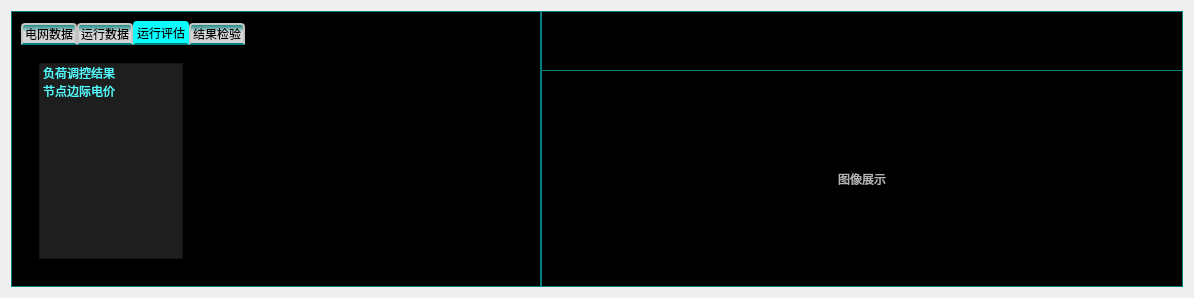
           <widget class="QWidget" name="page">
            <layout class="QHBoxLayout" name="horizontalLayout_13">
             <item>
              <layout class="QHBoxLayout" name="horizontalLayout_5">
               <property name="spacing">
                <number>0</number>
               </property>
               <item>
                <widget class="QWidget" name="widget_2" native="true">
                 <property name="styleSheet">
                  <string notr="true">background-color: rgb(3, 128, 125);
border-color: rgb(85, 255, 255);
border-right:0px;</string>
                 </property>
                 <layout class="QHBoxLayout" name="horizontalLayout_7">
                  <property name="spacing">
                   <number>1</number>
                  </property>
                  <property name="leftMargin">
                   <number>1</number>
                  </property>
                  <property name="topMargin">
                   <number>1</number>
                  </property>
                  <property name="rightMargin">
                   <number>1</number>
                  </property>
                  <property name="bottomMargin">
                   <number>1</number>
                  </property>
                  <item>
                   <widget class="QWidget" name="widget_5" native="true">
                    <property name="styleSheet">
                     <string notr="true">background-color: rgb(0, 0, 0);</string>
                    </property>
                    <layout class="QVBoxLayout" name="verticalLayout_12">
                     <item>
                      <widget class="QTabWidget" name="tabWidget">
                       <property name="styleSheet">
                        <string notr="true">QTabWidget::pane {  
    border-top: 0px solid rgb(20,75,202);  
    position: absolute;  
    top: 0em;  
}  
  
QTabWidget::tab-bar {  
    alignment: left;  
}  
  
QTabBar::tab {  
    background: qlineargradient(x1:0, y1:0, x2:0, y2:1, stop:0 rgb(3, 128, 125), stop:0.4 rgb(221, 221, 221), stop:0.5 rgb(216, 216, 216), stop:1.0 rgb(211, 211, 211));  
    border: 2px solid rgb(196, 196, 195);  
    border-bottom-color: rgb(3, 128, 125); /* same as the pane color */  
    border-top-left-radius: 4px;  
    border-top-right-radius: 4px;  
    min-width: 8ex;  
    padding: 2px;  
}  
  
QTabBar::tab:selected, QTabBar::tab:hover {  
    background: qlineargradient(x1:0, y1:0, x2:0, y2:1, stop:0 rgb(250, 250, 250), stop:0.4 rgb(244, 244, 244), stop:0.5 rgb(231, 231, 231), stop:1.0 rgb(250, 250, 250));  
}  
  
QTabBar::tab:selected {  
    border-color: rgb(8, 255, 255);  
    border-bottom-color: rgb(3, 128, 125); /* same as pane color */ 
 
	background-color: rgb(8, 255, 255);
}  
  
QTabBar::tab:!selected {  
    margin-top: 2px; /* make non-selected tabs look smaller */  
}</string>
                       </property>
                       <property name="currentIndex">
                        <number>2</number>
                       </property>
                       <widget class="QWidget" name="tab">
                        <attribute name="title">
                         <string>电网数据</string>
                        </attribute>
                       </widget>
                       <widget class="QWidget" name="tab_3">
                        <attribute name="title">
                         <string>运行数据</string>
                        </attribute>
                       </widget>
                       <widget class="QWidget" name="tab_4">
                        <attribute name="title">
                         <string>运行评估</string>
                        </attribute>
                        <layout class="QVBoxLayout" name="verticalLayout_5">
                         <item>
                          <layout class="QHBoxLayout" name="horizontalLayout_8" stretch="1,2">
                           <item>
                            <widget class="QWidget" name="widget_6" native="true">
                             <property name="styleSheet">
                              <string notr="true">color: rgb(3, 128, 125);
border-color: rgb(85, 255, 255);
background-color: rgb(0, 0, 0);</string>
                             </property>
                             <layout class="QVBoxLayout" name="verticalLayout_2">
                              <item>
                               <widget class="QListWidget" name="listWidget">
                                <property name="styleSheet">
                                 <string notr="true">background-color: rgb(30, 30, 30);
color: rgb(85, 255, 255);
border-color: rgb(85, 255, 255);</string>
                                </property>
                                <item>
                                 <property name="text">
                                  <string>负荷调控结果</string>
                                 </property>
                                </item>
                                <item>
                                 <property name="text">
                                  <string>节点边际电价</string>
                                 </property>
                                </item>
                               </widget>
                              </item>
                             </layout>
                            </widget>
                           </item>
                           <item>
                            <widget class="QWidget" name="widget_9" native="true">
                             <property name="styleSheet">
                              <string notr="true">QWidget#widget_9{background-color: rgb(0, 0, 0);
border-color: rgb(85, 255, 255);}
</string>
                             </property>
                             <layout class="QVBoxLayout" name="verticalLayout_7">
                              <item>
                               <layout class="QVBoxLayout" name="verticalLayout_6" stretch="1,15">
                                <item>
                                 <layout class="QHBoxLayout" name="horizontalLayout_10">
                                  <item>
                                   <widget class="QLabel" name="label">
                                    <property name="minimumSize">
                                     <size>
                                      <width>150</width>
                                      <height>70</height>
                                     </size>
                                    </property>
                                    <property name="maximumSize">
                                     <size>
                                      <width>150</width>
                                      <height>70</height>
                                     </size>
                                    </property>
                                    <property name="styleSheet">
                                     <string notr="true">font: 9pt &quot;等线&quot;;
color: rgb(85, 255, 255);
</string>
                                    </property>
                                    <property name="text">
                                     <string/>
                                    </property>
                                    <property name="pixmap">
                                     <pixmap resource="image/image.qrc">:/icon/label_2.gif</pixmap>
                                    </property>
                                    <property name="scaledContents">
                                     <bool>true</bool>
                                    </property>
                                    <property name="alignment">
                                     <set>Qt::AlignCenter</set>
                                    </property>
                                   </widget>
                                  </item>
                                  <item>
                                   <spacer name="horizontalSpacer_9">
                                    <property name="orientation">
                                     <enum>Qt::Horizontal</enum>
                                    </property>
                                    <property name="sizeHint" stdset="0">
                                     <size>
                                      <width>40</width>
                                      <height>20</height>
                                     </size>
                                    </property>
                                   </spacer>
                                  </item>
                                 </layout>
                                </item>
                                <item>
                                 <widget class="QWidget" name="widget_10" native="true">
                                  <property name="styleSheet">
                                   <string notr="true">background-color: rgb(0, 0, 0);</string>
                                  </property>
                                  <layout class="QVBoxLayout" name="verticalLayout_11">
                                   <item>
                                    <layout class="QVBoxLayout" name="verticalLayout_8" stretch="1,1">
                                     <item>
                                      <layout class="QVBoxLayout" name="verticalLayout_9">
                                       <property name="spacing">
                                        <number>0</number>
                                       </property>
                                      </layout>
                                     </item>
                                     <item>
                                      <layout class="QVBoxLayout" name="verticalLayout_10">
                                       <property name="spacing">
                                        <number>0</number>
                                       </property>
                                      </layout>
                                     </item>
                                    </layout>
                                   </item>
                                  </layout>
                                 </widget>
                                </item>
                               </layout>
                              </item>
                             </layout>
                            </widget>
                           </item>
                          </layout>
                         </item>
                        </layout>
                       </widget>
                       <widget class="QWidget" name="tab_2">
                        <attribute name="title">
                         <string>结果检验</string>
                        </attribute>
                        <layout class="QHBoxLayout" name="horizontalLayout_9"/>
                       </widget>
                      </widget>
                     </item>
                    </layout>
                   </widget>
                  </item>
                 </layout>
                </widget>
               </item>
               <item>
                <widget class="QWidget" name="widget_4" native="true">
                 <property name="styleSheet">
                  <string notr="true">background-color: rgb(3, 128, 125);</string>
                 </property>
                 <layout class="QVBoxLayout" name="verticalLayout_4">
                  <property name="spacing">
                   <number>1</number>
                  </property>
                  <property name="leftMargin">
                   <number>1</number>
                  </property>
                  <property name="topMargin">
                   <number>1</number>
                  </property>
                  <property name="rightMargin">
                   <number>1</number>
                  </property>
                  <property name="bottomMargin">
                   <number>1</number>
                  </property>
                  <item>
                   <layout class="QVBoxLayout" name="verticalLayout_3" stretch="1,7">
                    <property name="spacing">
                     <number>1</number>
                    </property>
                    <item>
                     <widget class="QWidget" name="widget_7" native="true">
                      <property name="styleSheet">
                       <string notr="true">background-color: rgb(0, 0, 0);</string>
                      </property>
                      <layout class="QHBoxLayout" name="horizontalLayout_12">
                       <item>
                        <layout class="QHBoxLayout" name="horizontalLayout_11">
                         <item>
                          <spacer name="horizontalSpacer_5">
                           <property name="orientation">
                            <enum>Qt::Horizontal</enum>
                           </property>
                           <property name="sizeHint" stdset="0">
                            <size>
                             <width>40</width>
                             <height>20</height>
                            </size>
                           </property>
                          </spacer>
                         </item>
                         <item>
                          <widget class="QPushButton" name="btn_img_1">
                           <property name="minimumSize">
                            <size>
                             <width>150</width>
                             <height>40</height>
                            </size>
                           </property>
                           <property name="styleSheet">
                            <string notr="true">QPushButton{
	background-color: rgba(255, 170, 0,0);
border-radius:3px;
border-radius:3px;
	font: 9pt &quot;等线&quot;;
color: rgb(255, 255, 255);}

QPushButton:hover{
	background-color: rgba(255, 170, 0,0);
border-radius:3px;
border-radius:3px;
font: 9pt &quot;等线&quot;;
padding-left:3px;
padding-top:3px;
color: rgb(255, 255, 255);}
</string>
                           </property>
                           <property name="text">
                            <string/>
                           </property>
                           <property name="icon">
                            <iconset resource="image/image.qrc">
                             <normaloff>:/icon/btn3.gif</normaloff>:/icon/btn3.gif</iconset>
                           </property>
                           <property name="iconSize">
                            <size>
                             <width>140</width>
                             <height>40</height>
                            </size>
                           </property>
                          </widget>
                         </item>
                         <item>
                          <spacer name="horizontalSpacer_6">
                           <property name="orientation">
                            <enum>Qt::Horizontal</enum>
                           </property>
                           <property name="sizeHint" stdset="0">
                            <size>
                             <width>40</width>
                             <height>20</height>
                            </size>
                           </property>
                          </spacer>
                         </item>
                         <item>
                          <widget class="QPushButton" name="btn_load_1">
                           <property name="minimumSize">
                            <size>
                             <width>150</width>
                             <height>40</height>
                            </size>
                           </property>
                           <property name="styleSheet">
                            <string notr="true">QPushButton{
	background-color: rgba(255, 170, 0,0);
border-radius:3px;
border-radius:3px;
	font: 9pt &quot;等线&quot;;
color: rgb(255, 255, 255);}

QPushButton:hover{
	background-color: rgba(255, 170, 0,0);
border-radius:3px;
border-radius:3px;
font: 9pt &quot;等线&quot;;
padding-left:3px;
padding-top:3px;
color: rgb(255, 255, 255);}
</string>
                           </property>
                           <property name="text">
                            <string/>
                           </property>
                           <property name="icon">
                            <iconset resource="image/image.qrc">
                             <normaloff>:/icon/btn4.gif</normaloff>:/icon/btn4.gif</iconset>
                           </property>
                           <property name="iconSize">
                            <size>
                             <width>150</width>
                             <height>40</height>
                            </size>
                           </property>
                          </widget>
                         </item>
                         <item>
                          <spacer name="horizontalSpacer_7">
                           <property name="orientation">
                            <enum>Qt::Horizontal</enum>
                           </property>
                           <property name="sizeHint" stdset="0">
                            <size>
                             <width>40</width>
                             <height>20</height>
                            </size>
                           </property>
                          </spacer>
                         </item>
                         <item>
                          <widget class="QPushButton" name="btn_predict_1">
                           <property name="minimumSize">
                            <size>
                             <width>150</width>
                             <height>40</height>
                            </size>
                           </property>
                           <property name="styleSheet">
                            <string notr="true">QPushButton{
	background-color: rgba(255, 170, 0,0);
border-radius:3px;
border-radius:3px;
	font: 9pt &quot;等线&quot;;
color: rgb(255, 255, 255);}

QPushButton:hover{
	background-color: rgba(255, 170, 0,0);
border-radius:3px;
border-radius:3px;
font: 9pt &quot;等线&quot;;
padding-left:3px;
padding-top:3px;
color: rgb(255, 255, 255);}
</string>
                           </property>
                           <property name="text">
                            <string/>
                           </property>
                           <property name="icon">
                            <iconset resource="image/image.qrc">
                             <normaloff>:/icon/btn5.gif</normaloff>:/icon/btn5.gif</iconset>
                           </property>
                           <property name="iconSize">
                            <size>
                             <width>150</width>
                             <height>40</height>
                            </size>
                           </property>
                          </widget>
                         </item>
                         <item>
                          <spacer name="horizontalSpacer_8">
                           <property name="orientation">
                            <enum>Qt::Horizontal</enum>
                           </property>
                           <property name="sizeHint" stdset="0">
                            <size>
                             <width>40</width>
                             <height>20</height>
                            </size>
                           </property>
                          </spacer>
                         </item>
                        </layout>
                       </item>
                      </layout>
                     </widget>
                    </item>
                    <item>
                     <widget class="QWidget" name="widget_8" native="true">
                      <property name="styleSheet">
                       <string notr="true">background-color: rgb(0, 0, 0);</string>
                      </property>
                      <layout class="QHBoxLayout" name="horizontalLayout_22">
                       <item>
                        <widget class="QLabel" name="label_image_1">
                         <property name="styleSheet">
                          <string notr="true">color: rgb(180, 180, 180);</string>
                         </property>
                         <property name="text">
                          <string>图像展示</string>
                         </property>
                         <property name="scaledContents">
                          <bool>true</bool>
                         </property>
                         <property name="alignment">
                          <set>Qt::AlignCenter</set>
                         </property>
                        </widget>
                       </item>
                      </layout>
                     </widget>
                    </item>
                   </layout>
                  </item>
                 </layout>
                </widget>
               </item>
              </layout>
             </item>
            </layout>
           </widget>
